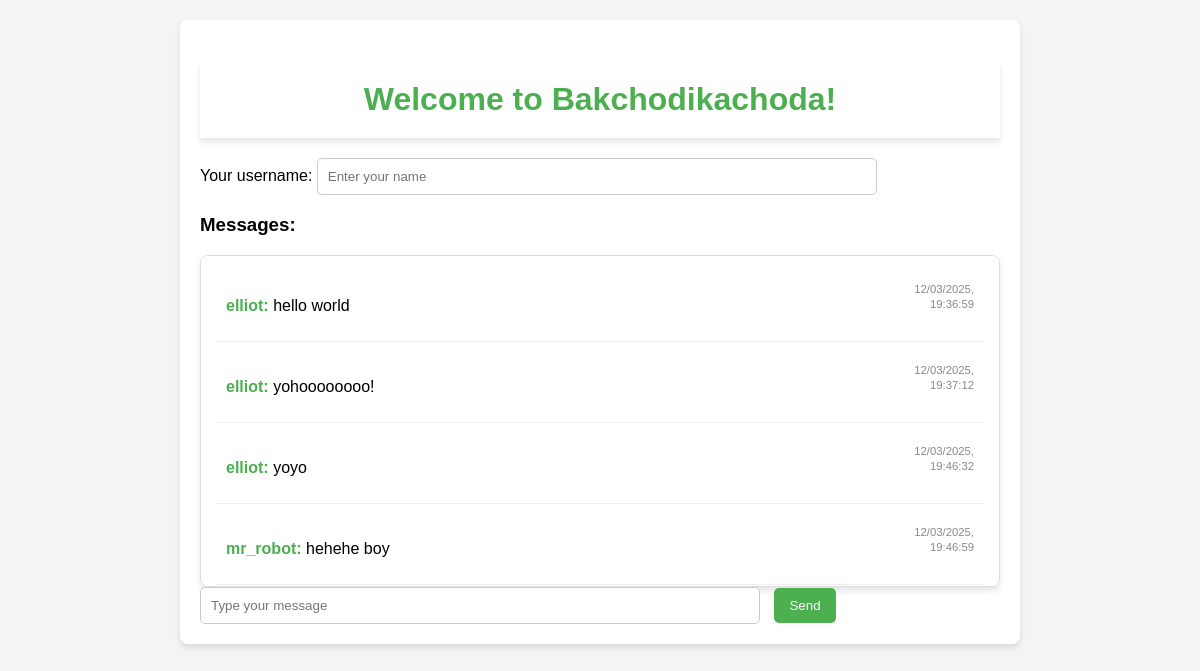
The page / on the database its author committed.
### Chat/models.py (models this page shows, shortened)
class Message(models.Model):
    room = models.ForeignKey(Room, on_delete=models.CASCADE)  # Each message belongs to a chatroom
    user = models.ForeignKey(User, on_delete=models.CASCADE)  # User authentication-ready
    content = models.TextField()
    timestamp = models.DateTimeField(auto_now_add=True)  # Auto timestamp

class User(models.Model):
    username = models.CharField(max_length=50, unique=True)

### Chat/views.py (the view)
# urls.py: path("", views.chat_room, name="chat_room"),
@csrf_exempt
def chat_room(request):  # Handles fetching messages for the main chatroom
    messages = Message.objects.all().order_by("timestamp")
    return render(request, "chat/chat_room.html", {"messages": messages})

### Chat/templates/chat/chat_room.html (shortened to what this page needs)
<!DOCTYPE html>
{% load static %}
<html lang="en">
<head>
</head>
<body>
    <div class="container">
        <h1>Welcome to Bakchodikachoda!</h1>
        <p>Your username: <input type="text" id="username" placeholder="Enter your name"></p>
        <div>
            <h3>Messages:</h3>
            <div id="chat-box">
                {% for message in messages %}
                    <div class="message">
                        <div class="message-content">
                            <p><span class="username">{{ message.user.username }}:</span> {{ message.content }}</p>
                        </div>
                        <div class="timestamp">
                            <small>{{ message.timestamp|date:"d/m/Y, H:i:s" }}</small>
                        </div>
                    </div>
                {% empty %}
                    <p>No messages yet. Start the conversation!</p>
                {% endfor %}
            </div>
        </div>
        <div>
            <input type="text" id="message" placeholder="Type your message">
            <button id="send-btn">Send</button>
        </div>
    </div>
</body>
</html>

### Chat/templates/chat/chat_room.html (style rules this page uses)
body { font-family: Arial, sans-serif; background-color: #f4f4f4; margin: 0; padding: 0; }
h1 { text-align: center; color: #4CAF50; padding: 20px; background-color: #fff; margin-bottom: 20px; box-shadow: 0 4px 6px rgba(0, 0, 0, 0.1); }
#chat-box { border: 1px solid #ddd; padding: 15px; height: 300px; overflow-y: auto; background-color: #fff; border-radius: 8px; box-shadow: 0 4px 6px rgba(0, 0, 0, 0.1); }
.message { padding: 10px; border-bottom: 1px solid #eee; margin-bottom: 10px; display: flex; justify-content: space-between; }
.message-content { width: 90%; }
.username { font-weight: bold; color: #4CAF50; }
.timestamp { font-size: 0.85em; color: #888; margin-left: 10px; text-align: right; }
input[type="text"] { padding: 10px; width: 70%; border-radius: 5px; border: 1px solid #ccc; margin-right: 10px; box-sizing: border-box; }
#send-btn { padding: 10px 15px; background-color: #4CAF50; color: #fff; border: none; border-radius: 5px; cursor: pointer; }
.container { max-width: 800px; margin: 20px auto; padding: 20px; background-color: #fff; border-radius: 8px; box-shadow: 0 4px 6px rgba(0, 0, 0, 0.1); }

### rows shown on the page
Message: user.username "elliot", content "hello world", timestamp "12/03/2025, 19:36:59"
Message: user.username "elliot", content "yohoooooooo!", timestamp "12/03/2025, 19:37:12"
Message: user.username "elliot", content "yoyo", timestamp "12/03/2025, 19:46:32"
Message: user.username "mr_robot", content "hehehe boy", timestamp "12/03/2025, 19:46:59"
